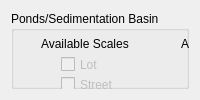
         <widget class="QWidget" name="page_9">
          <layout class="QHBoxLayout" name="horizontalLayout_8">
           <item>
            <widget class="QGroupBox" name="PB_inputgroup">
             <property name="title">
              <string>Ponds/Sedimentation Basin</string>
             </property>
             <widget class="QCheckBox" name="PBprec_check">
              <property name="enabled">
               <bool>true</bool>
              </property>
              <property name="geometry">
               <rect>
                <x>50</x>
                <y>105</y>
                <width>101</width>
                <height>17</height>
               </rect>
              </property>
              <property name="text">
               <string>Precinct</string>
              </property>
             </widget>
             <widget class="QLabel" name="PBscales_lbl">
              <property name="geometry">
               <rect>
                <x>30</x>
                <y>25</y>
                <width>101</width>
                <height>16</height>
               </rect>
              </property>
              <property name="text">
               <string>Available Scales</string>
              </property>
             </widget>
             <widget class="QCheckBox" name="PBflow_check">
              <property name="geometry">
               <rect>
                <x>180</x>
                <y>45</y>
                <width>121</width>
                <height>17</height>
               </rect>
              </property>
              <property name="text">
               <string>Flow Reduction</string>
              </property>
             </widget>
             <widget class="QLabel" name="PBapps_lbl">
              <property name="geometry">
               <rect>
                <x>170</x>
                <y>25</y>
                <width>141</width>
                <height>16</height>
               </rect>
              </property>
              <property name="text">
               <string>Available Applications</string>
              </property>
             </widget>
             <widget class="QCheckBox" name="PBstreet_check">
              <property name="enabled">
               <bool>false</bool>
              </property>
              <property name="geometry">
               <rect>
                <x>50</x>
                <y>65</y>
                <width>70</width>
                <height>17</height>
               </rect>
              </property>
              <property name="text">
               <string>Street</string>
              </property>
             </widget>
             <widget class="QCheckBox" name="PBlot_check">
              <property name="enabled">
               <bool>false</bool>
              </property>
              <property name="geometry">
               <rect>
                <x>50</x>
                <y>45</y>
                <width>70</width>
                <height>17</height>
               </rect>
              </property>
              <property name="text">
               <string>Lot</string>
              </property>
             </widget>
             <widget class="QCheckBox" name="PBneigh_check">
              <property name="geometry">
               <rect>
                <x>50</x>
                <y>85</y>
                <width>101</width>
                <height>17</height>
               </rect>
              </property>
              <property name="text">
               <string>Neighbourhood</string>
              </property>
             </widget>
             <widget class="QCheckBox" name="PBpollute_check">
              <property name="geometry">
               <rect>
                <x>180</x>
                <y>65</y>
                <width>111</width>
                <height>17</height>
               </rect>
              </property>
              <property name="text">
               <string>Pollution Control</string>
              </property>
             </widget>
             <widget class="QLabel" name="label_36">
              <property name="geometry">
               <rect>
                <x>360</x>
                <y>10</y>
                <width>101</width>
                <height>141</height>
               </rect>
              </property>
              <property name="text">
               <string/>
              </property>
              <property name="pixmap">
               <pixmap>../../../../../../tech_pond.png</pixmap>
              </property>
             </widget>
             <widget class="QToolButton" name="PBdesigncurve_browse">
              <property name="enabled">
               <bool>true</bool>
              </property>
              <property name="geometry">
               <rect>
                <x>400</x>
                <y>180</y>
                <width>61</width>
                <height>19</height>
               </rect>
              </property>
              <property name="text">
               <string>Browse...</string>
              </property>
             </widget>
             <widget class="QLabel" name="PBdesigninfo_lbl">
              <property name="geometry">
               <rect>
                <x>30</x>
                <y>230</y>
                <width>161</width>
                <height>16</height>
               </rect>
              </property>
              <property name="text">
               <string>Design Information</string>
              </property>
             </widget>
             <widget class="QLabel" name="PBdesigncurve_lbl">
              <property name="geometry">
               <rect>
                <x>30</x>
                <y>180</y>
                <width>161</width>
                <height>16</height>
               </rect>
              </property>
              <property name="text">
               <string>Load Conceptual Design Curves</string>
              </property>
             </widget>
             <widget class="QLineEdit" name="PBdesigncurve_pathbox">
              <property name="geometry">
               <rect>
                <x>212</x>
                <y>180</y>
                <width>181</width>
                <height>20</height>
               </rect>
              </property>
             </widget>
             <widget class="QCheckBox" name="PBdesignUB_box">
              <property name="geometry">
               <rect>
                <x>210</x>
                <y>210</y>
                <width>241</width>
                <height>17</height>
               </rect>
              </property>
              <property name="text">
               <string>Use UrbanBEATS' Design Curve Database</string>
              </property>
             </widget>
             <widget class="QLabel" name="PBdesigncurve_lbl2">
              <property name="geometry">
               <rect>
                <x>170</x>
                <y>200</y>
                <width>21</width>
                <height>20</height>
               </rect>
              </property>
              <property name="text">
               <string>or</string>
              </property>
             </widget>
             <widget class="QLineEdit" name="PBmaxsize_box">
              <property name="geometry">
               <rect>
                <x>250</x>
                <y>250</y>
                <width>81</width>
                <height>20</height>
               </rect>
              </property>
             </widget>
             <widget class="QComboBox" name="PBspecs_combo">
              <property name="geometry">
               <rect>
                <x>50</x>
                <y>150</y>
                <width>281</width>
                <height>16</height>
               </rect>
              </property>
              <item>
               <property name="text">
                <string>2m Mean Depth, Outflow via Overflow Weir</string>
               </property>
              </item>
             </widget>
             <widget class="QLabel" name="PBmaxsize_lbl">
              <property name="geometry">
               <rect>
                <x>60</x>
                <y>250</y>
                <width>191</width>
                <height>16</height>
               </rect>
              </property>
              <property name="text">
               <string>Maximum allowable system size [sqm]</string>
              </property>
             </widget>
             <widget class="QLabel" name="PBspecs_lbl">
              <property name="geometry">
               <rect>
                <x>30</x>
                <y>130</y>
                <width>161</width>
                <height>16</height>
               </rect>
              </property>
              <property name="text">
               <string>Select System Specification:</string>
              </property>
             </widget>
            </widget>
           </item>
          </layout>
         </widget>
